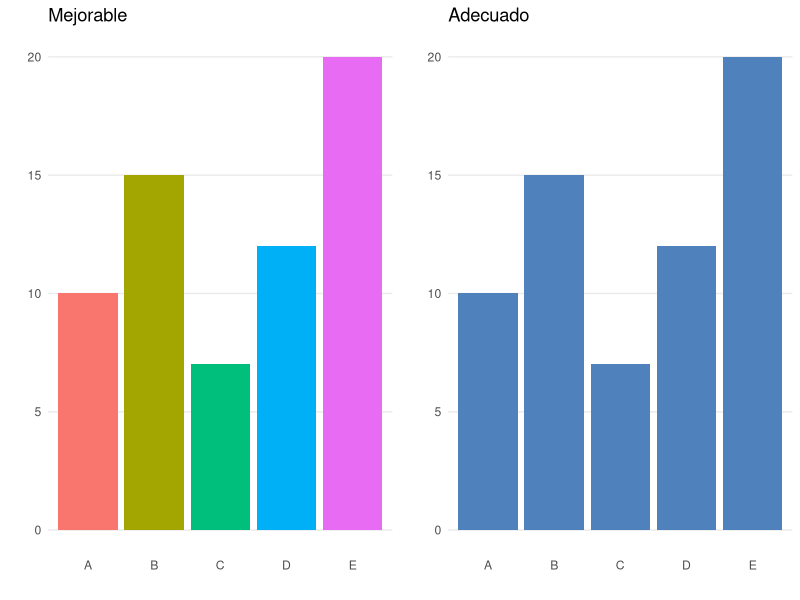
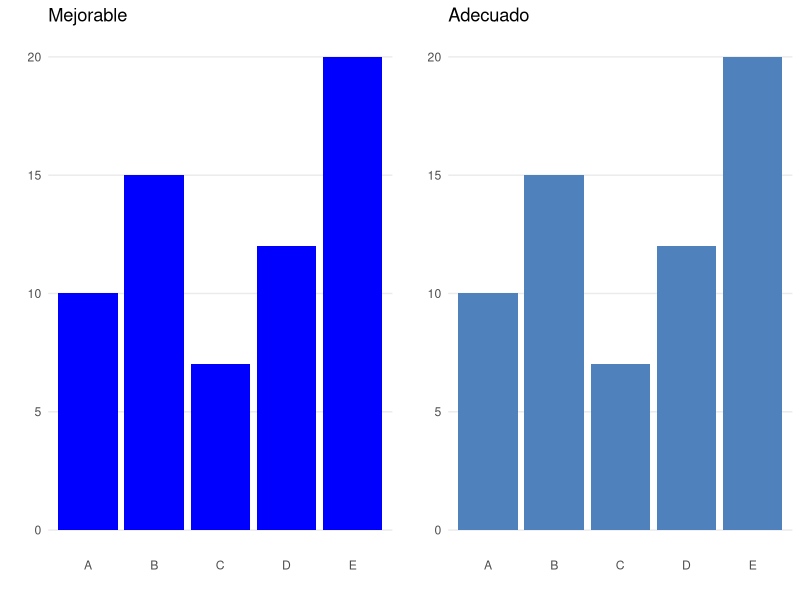
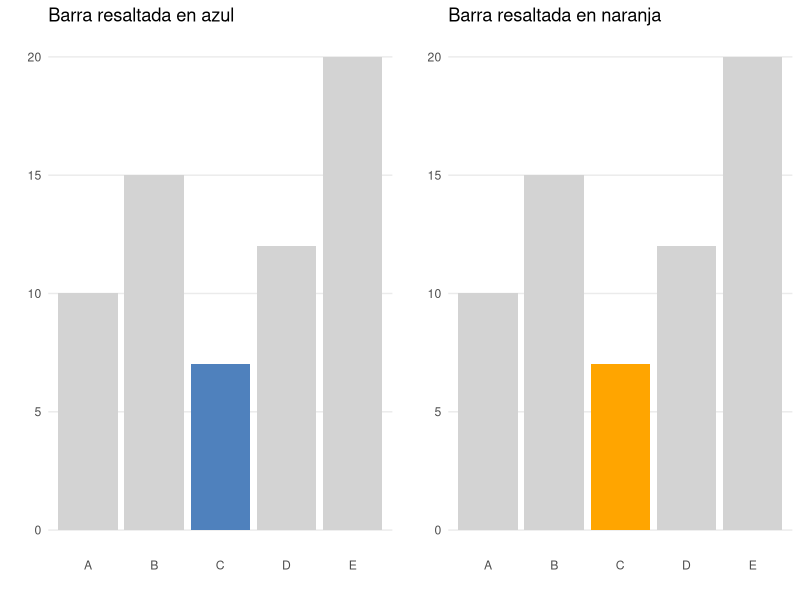
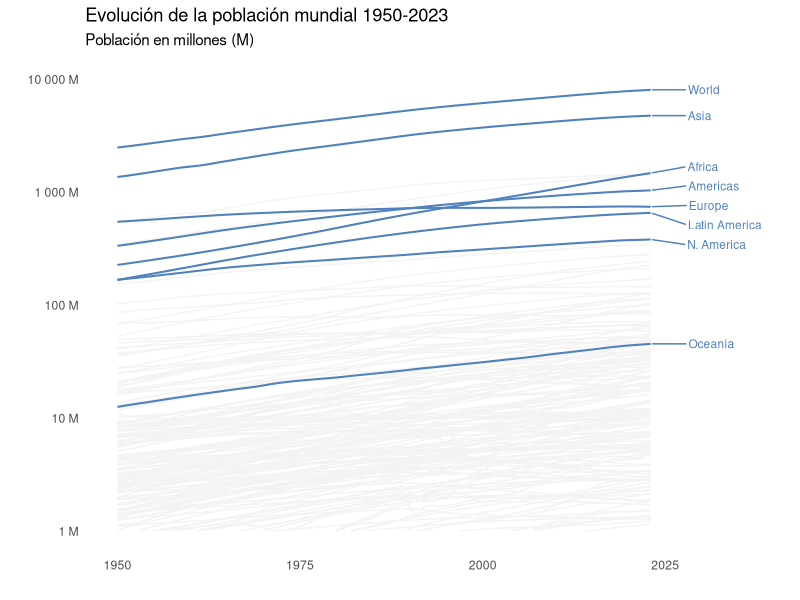

These figures' R source, in order:
## ---- chunk 1
#| label: fig-colores-azul
#| fig-cap: "En la gráfica de la izquierda los colores se emplean sin ningún criterio aparente, mientras que en la gráfica de la derecha se opta por una solución menos invasiva."
library(ggplot2)
library(gridExtra)

# Creamos un conjunto de datos de ejemplo
datos <- data.frame(
  categoria = c("A", "B", "C", "D", "E"),
  valor = c(10, 15, 7, 12, 20)
)

# Primera gráfica con colores diferentes para cada barra
grafica1 <- ggplot(datos, aes(x = categoria, y = valor, fill = categoria)) +
  geom_bar(stat = "identity") +
  theme_minimal() +
  theme(panel.grid.major.x = element_blank(),
        panel.grid.minor.x = element_blank(),
        panel.grid.minor.y = element_blank(),
        legend.position = "none") +
  labs(title = "Mejorable",
       x = "",
       y = "")

# Segunda gráfica con todas las barras en el color #4F81BD
grafica2 <- ggplot(datos, aes(x = categoria, y = valor)) +
  geom_bar(stat = "identity", fill = "#4F81BD") +
  theme_minimal() +
  theme(panel.grid.major.x = element_blank(),
        panel.grid.minor.x = element_blank(),
        panel.grid.minor.y = element_blank(),
        legend.position = "none") +
  labs(title = "Adecuado",
       x = "",
       y = "")

# Mostramos ambas gráficas una al lado de la otra
grid.arrange(grafica1, grafica2, ncol = 2)

## ---- chunk 2
#| label: fig-colores-puros
#| fig-cap: "La misma gráfica con un azul puro (a la izquierda) y con variante de azul."
library(ggplot2)
library(gridExtra)

# Creamos un conjunto de datos de ejemplo
datos <- data.frame(
  categoria = c("A", "B", "C", "D", "E"),
  valor = c(10, 15, 7, 12, 20)
)

# Primera gráfica con color negro puro
grafica1 <- ggplot(datos, aes(x = categoria, y = valor)) +
  geom_bar(stat = "identity", fill = "#0000FF") +
  theme_minimal() +
  theme(panel.grid.major.x = element_blank(),
        panel.grid.minor.x = element_blank(),
        panel.grid.minor.y = element_blank(),
        legend.position = "none") +
  labs(title = "Mejorable",
       x = "",
       y = "")

# Segunda gráfica con gris oscuro
grafica2 <- ggplot(datos, aes(x = categoria, y = valor)) +
  geom_bar(stat = "identity", fill = "#4F81BD") +
  theme_minimal() +
  theme(panel.grid.major.x = element_blank(),
        panel.grid.minor.x = element_blank(),
        panel.grid.minor.y = element_blank(),
        legend.position = "none") +
  labs(title = "Adecuado",
       x = "",
       y = "")

# Mostramos ambas gráficas una al lado de la otra
grid.arrange(grafica1, grafica2, ncol = 2)

## ---- chunk 3
#| label: fig-colores-resaltado
#| fig-cap: "Dos alternativas para resaltar empleando azul o naranja combinado con gris."
library(ggplot2)
library(gridExtra)

# Creamos un conjunto de datos de ejemplo
datos <- data.frame(
  categoria = c("A", "B", "C", "D", "E"),
  valor = c(10, 15, 7, 12, 20)
)

# Definimos la categoría que queremos resaltar
categoria_resaltada <- "C"

# Primera gráfica: barra resaltada en azul
grafica_azul <- ggplot(datos, aes(x = categoria, y = valor, fill = categoria)) +
  geom_bar(stat = "identity") +
  scale_fill_manual(values = ifelse(datos$categoria == categoria_resaltada, "#4F81BD", "#D3D3D3")) +
  theme_minimal() +
  theme(panel.grid.major.x = element_blank(),
        panel.grid.minor.x = element_blank(),
        panel.grid.minor.y = element_blank(),
        legend.position = "none") +
  labs(title = "Barra resaltada en azul",
       x = "",
       y = "")

# Segunda gráfica: barra resaltada en naranja
grafica_naranja <- ggplot(datos, aes(x = categoria, y = valor, fill = categoria)) +
  geom_bar(stat = "identity") +
  scale_fill_manual(values = ifelse(datos$categoria == categoria_resaltada, "#FFA500", "#D3D3D3")) +
  theme_minimal() +
  theme(panel.grid.major.x = element_blank(),
        panel.grid.minor.x = element_blank(),
        panel.grid.minor.y = element_blank(),
        legend.position = "none") +
  labs(title = "Barra resaltada en naranja",
       x = "",
       y = "")

# Mostramos ambas gráficas una al lado de la otra
grid.arrange(grafica_azul, grafica_naranja, ncol = 2)

## ---- chunk 4
#| label: fig-colores-gris
#| fig-cap: "La gráfica muestra la evolución de la población de todas los paises del mundo combinada con la evolución de distintas áreas geográficas. El color gris se emplea para las series de cada pais. Se observa, por ejemplo, como Oceanía tiene menos población en su conjunto que una gran mayoría de paises. La gráfica se basa en la que se pueden encontrar en la página 63 del libro _The Art of Statistics: How to Learn from Data_ de David Spiegelhalter [@spiegelhalter2019art]. La fuente de los datos es Our World in Data: [https://ourworldindata.org/population-growth](https://ourworldindata.org/population-growth)"
library(ggplot2)
library(here)
library(tidyverse)
library(stringr)
library(scales)  # Asegúrate de tener la librería scales instalada
library(ggrepel)  # Para evitar superposición de etiquetas

# Leer un ejemplo de datos
data <- read_delim(here("data/population-and-demography.csv"), delim = ";")

# Asegurarse de que la columna Population sea numérica
data <- data %>%
  mutate(Population = as.numeric(Population))


# Definir las entidades a resaltar en azul
highlight_entities <- c("Africa (UN)", "Americas (UN)", "Asia (UN)", 
                        "Europe (UN)", "Latin America and the Caribbean (UN)", 
                        "Northern America (UN)", "Oceania (UN)", "World")

# Definir las entidades que queremos filtrar (excluir)
exclude_entities <- c("High-income countries", "Land-locked developing countries (LLDC)",
                      "Least developed countries", "Less developed regions", 
                      "Low-income countries", "Lower-middle-income countries", 
                      "More developed regions", "Small island developing states (SIDS)", 
                      "Upper-middle-income countries")

# Filtrar el dataset para excluir las entidades no deseadas
filtered_data <- data %>%
  filter(!Entity %in% exclude_entities)

# Obtener el último año para cada entidad
last_year_data <- filtered_data %>%
  group_by(Entity) %>%
  filter(Year == max(Year)) %>%
  ungroup()

# Modificar las etiquetas eliminando "(UN)"
last_year_data <- last_year_data %>%
  mutate(Entity_clean = str_replace(Entity, " \\(UN\\)", ""),
         Entity_clean = case_when(
           Entity_clean == "Latin America and the Caribbean" ~ "Latin America",
           Entity_clean == "Northern America" ~ "N. America",
           TRUE ~ Entity_clean
         ))

# Crear el gráfico
ggplot() +
  # Dibujar primero las líneas grises (entidades no resaltadas)
  geom_line(data = filtered_data %>% filter(!Entity %in% highlight_entities),
            aes(x = Year, y = Population, group = Entity),
            color = "#F3F3F3", size = 0.5) +  # Tamaño de las líneas grises
  # Dibujar las líneas resaltadas encima de las grises
  geom_line(data = filtered_data %>% filter(Entity %in% highlight_entities),
            aes(x = Year, y = Population, group = Entity),
            color = "#4F81BD", size = 0.7) +  # Tamaño de las líneas resaltadas
  # Añadir las etiquetas al final de las series temporales para las entidades resaltadas usando ggrepel
  geom_text_repel(data = last_year_data %>% filter(Entity %in% highlight_entities),
                  aes(x = Year, y = Population, label = Entity_clean),
                  color = "#4F81BD",
                  nudge_x = 5,   # Mover las etiquetas un poco a la derecha
                  direction = "y",  # Permitir movimiento vertical para evitar solapamiento
                  hjust = 0,  # Alinear las etiquetas a la izquierda
                  size = 3,    # Tamaño del texto de las etiquetas
                  segment.color = "#4F81BD") +  # Color de las líneas de conexión
  scale_y_log10(labels = label_number(scale = 1e-6, suffix = " M"),
                limits = c(1e6, 1e10),
                breaks = scales::trans_breaks("log10", function(x) 10^x)) +  # Escala logarítmica en millones
  xlim(min(filtered_data$Year), max(filtered_data$Year) + 15) +
  labs(title = "Evolución de la población mundial 1950-2023",
       subtitle = "Población en millones (M)",
       x = "",
       y = "") +
  theme_minimal() +
  theme(panel.grid.major.x = element_blank(),
        panel.grid.minor.x = element_blank(),
        panel.grid.major.y = element_blank(),
        panel.grid.minor.y = element_blank(),
        legend.position = "none")  # Quitar la leyenda
